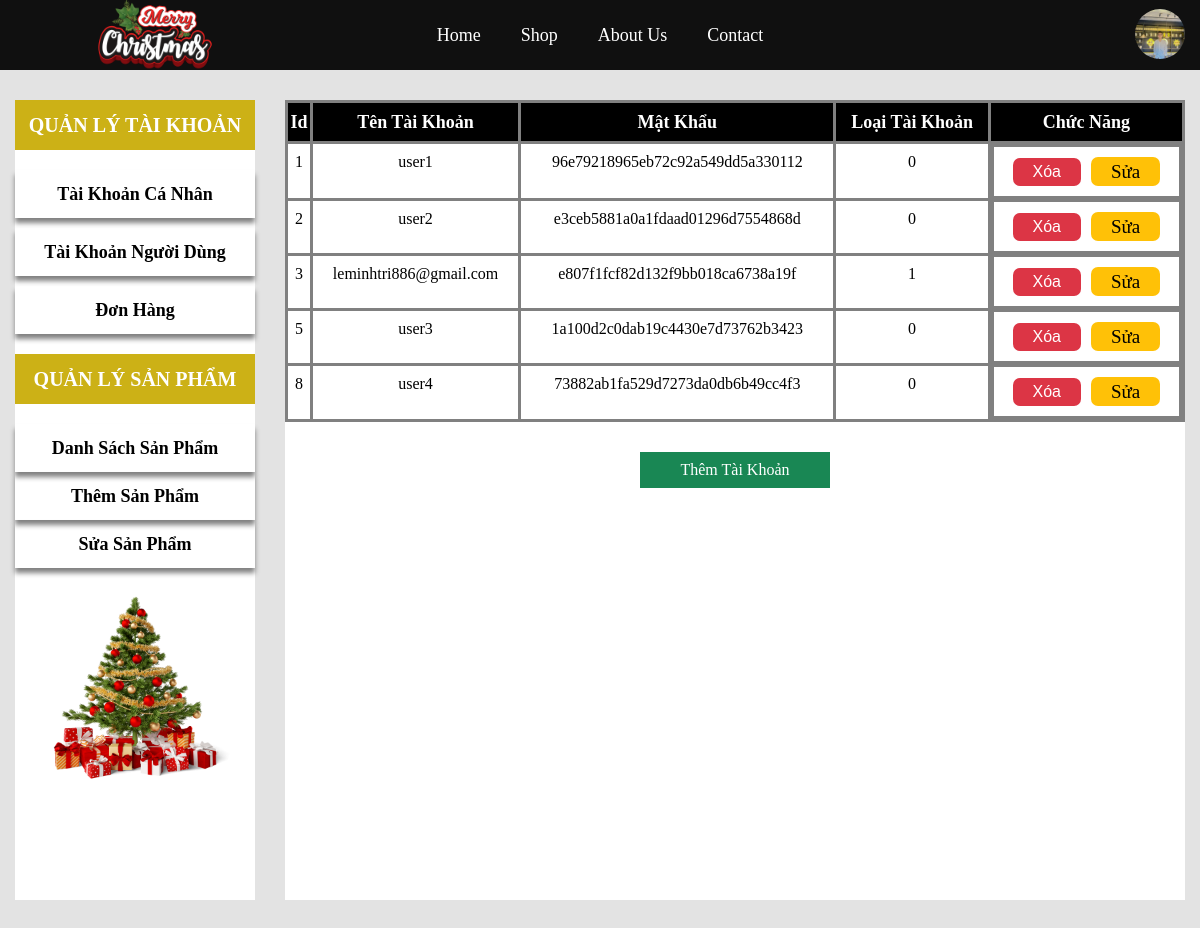
Screenshot of /admin.php?tag=2 (signed in) with the database file from the repository.
### tables this page shows
CREATE TABLE IF NOT EXISTS `infor_user` (
  `info_id` int(11) NOT NULL AUTO_INCREMENT,
  `info_name` varchar(255) DEFAULT NULL,
  `info_birthday` varchar(255) DEFAULT NULL,
  `info_phone` varchar(255) DEFAULT NULL,
  `info_email` varchar(255) DEFAULT NULL,
  `info_address` varchar(255) DEFAULT NULL,
  `info_image` varchar(255) NOT NULL DEFAULT 'user.png',
  PRIMARY KEY (`info_id`)
);

CREATE TABLE IF NOT EXISTS `user` (
  `id` int(11) NOT NULL AUTO_INCREMENT,
  `username` varchar(255) NOT NULL,
  `passwords` varchar(255) NOT NULL,
  `type_account` int(11) NOT NULL DEFAULT '0',
  PRIMARY KEY (`id`)
);

### app/models/Model.php (called while the page is built, shortened)
<?php
class Model
{
    public static $connection = NULL;
    public function __construct()
    {
        if (!self::$connection) {
            self::$connection = new mysqli(DB_HOST, DB_USER, DB_PASS, DB_NAME);
            self::$connection->set_charset('utf8mb4');
        }
        return self::$connection;
    }
    public function select($sql)
    {
        $sql->execute();
        $items = $sql->get_result()->fetch_all(MYSQLI_ASSOC);
        return $items;
    }
}

### cpn_user.php (called while the page is built, shortened)
<?php
$userModel = new UserModel();
?>

### app/models/UserModel.php (called while the page is built, shortened)
<?php
class UserModel extends Model
{
    public function getInforByUser($id)
    {
        $sql = parent::$connection->prepare('SELECT * FROM `infor_user` WHERE info_id =?');
        $sql->bind_param('i', $id);
        return parent::select($sql)[0];
    }
    public function getIdByUser($name)
    {
        $sql = parent::$connection->prepare("SELECT * FROM `user` WHERE `username`=?");
        $sql->bind_param('s', $name);
        return parent::select($sql)[0]['id'];
    }
    public function getallaccount()
    {
        $sql = parent::$connection->prepare("SELECT * FROM user ");
        return parent::select($sql);
    }
}

### admin.php (the view, shortened to what this page needs)
<?php
$userModel = new UserModel();
if (!isset($_COOKIE['user'])) {
    header("location:index.php");
} else {
    $ID = $userModel->getIdByUser($_COOKIE['user']);
}
if (isset($_GET['tag'])) {
    include("cpn_user.php");
} else {
    header("location: admin.php?tag=1");
}
if (isset($_COOKIE['user'])) {
    $id = $userModel->getIdByUser($_COOKIE['user']);
    $info_list = $userModel->getInforByUser($id);
}
?>
<!DOCTYPE html>
<html lang="en">
<head>
    <link rel="stylesheet" href="./public/css/reset.css">
    <link rel="stylesheet" href="https://cdnjs.cloudflare.com/ajax/libs/font-awesome/6.2.1/css/all.min.css"
 />
    <link rel="stylesheet" href="owlcarousel/assets/owl.carousel.min.css">
    <link rel="stylesheet" href="owlcarousel/assets/owl.theme.default.min.css">
    <link rel="stylesheet" href="https://unpkg.com/flickity@2/dist/flickity.min.css">
    <link rel="stylesheet" href="./public/css/style.css">
    <link rel="stylesheet" href="./public/css/detail.css">
    <link rel="stylesheet" href="./public/css/user.css">
    <link rel="stylesheet" href="./public/css/loading.css">
</head>
<body>
    <header class="header">
        <div class="container">
            <div class="header__content">
                <div class="header__content-logo">
                    <a href="./"><img src="./public/img/logomr.png" alt="" class="logoheader"
                            style="margin-left: 80px;width:120px;"></a>
                </div>
                <div class="header__content-menu">
                    <ul>
                        <li><a href="#">Home</a></li>
                        <li><a href="#">Shop</a></li>
                        <li><a href="#">About Us</a></li>
                        <li><a href="#">Contact</a></li>
                    </ul>
                </div>
                <div class="header__content-contact">
                    <div class="user">
                        <?php
                        if (!isset($_COOKIE['user'])) {
                        ?>
                        <a href="login.php" class="text" style="color:#fff;"><i class="fa-solid fa-user"></i>Login</a>
                        <?php
                        } else {
                        ?>
                        <a href="#" class="blockact"
                            style="text-transform: uppercase;font-weight:600;display:inline-block;margin-top:1px">
                            <div class="photo_avt" style="width:50px;height:50px;">
                                <img src="public/avata/<?php echo $info_list['info_image']; ?>" alt=""
                                    class="thumnail_user">
                            </div>
                        </a>
                        <?php
                        }
                        ?>
                    </div>
                </div>
            </div>
        </div>
    </header>
    <main class="main">
        <section class="admin">
            <div class="container">
                <div class="admin__content" style="padding:100px 0;">
                    <div class="admin__content-nav">
                        <span class="bigtags">Quản Lý Tài Khoản</span>
                        <a href="admin.php?tag=1" class="text">Tài Khoản Cá Nhân</a>
                        <a href="admin.php?tag=2" class="text">Tài Khoản Người Dùng</a>
                        <a href="admin.php?tag=3" class="text">Đơn Hàng</a>
                        <ul>
                            <span class="bigtag">Quản Lý Sản Phẩm</span>
                            <li><a href="admin.php?tag=4.0" class="minitag">Danh Sách Sản Phẩm</a></li>
                            <li><a href="admin.php?tag=4.1" class="minitag">Thêm Sản Phẩm</a></li>
                            <li><a href="admin.php?tag=4.2" class="minitag">Sửa Sản Phẩm</a></li>
                        </ul>
                        <div class="phto" style="text-align: center;">
                            <img src="public/img/tree.png" alt="" width="200px"
                                style="display: inline-block; margin: 20px 0;">
                        </div>
                    </div>
                    <div class="admin__content-display">
                        <?php
                        if ($_GET['tag'] == 2) {
                        ?>
                        <div class="box">
                            <table>
                                <tr>
                                    <th>Id</th>
                                    <th>Tên Tài Khoản</th>
                                    <th>Mật Khẩu</th>
                                    <th>Loại Tài Khoản</th>
                                    <th>Chức Năng</th>
                                </tr>
                                <?php
                            foreach ($userModel->getallaccount() as $account) {
                                ?>
                                <tr>
                                    <td>
                                        <?php echo $account['id'] ?>
                                    </td>
                                    <td>
                                        <?php echo $account['username'] ?>
                                    </td>
                                    <td>
                                        <?php echo $account['passwords'] ?>
                                    </td>
                                    <td>
                                        <?php echo $account['type_account'] ?>
                                    </td>
                                    <td style="display: flex; align-items: center;justify-content: center">
                                        <form action="admin.php?tag=2" method="post">
                                            <button type="submit"
                                                style="border: none;background:#dc3545; padding: 5px 20px; color: #fff; font-size:16px;border-radius:7px;cursor:pointer;"
                                                onclick="return confirm('Bạn Có Muốn Xóa Không')">Xóa</button>
                                        </form>
                                        <a href="admin.php?tag=2&id=<?php echo $account['id'] ?>"
                                            style="display: inline-block;padding:5px 20px;background:#ffc107;margin-left:10px;font-size:19px;border-radius:7px;">Sửa</a>
                                    </td>
                                </tr>
                                <?php
                            }
                                ?>
                            </table>
                            <a href="admin.php?tag=2&add=add" style="padding: 10px 40px;color:#fff; background: #198754;display:block;
                            margin:30px auto;width:max-content;">Thêm Tài Khoản</a>
                        </div>
                        <?php
                        }
                        ?>
                    </div>
                </div>
            </div>
        </section>
    </main>
</body>

### public/css/style.css (style rules this page uses)
a { text-decoration: none; color: #000; }
.container { max-width: 1200px; margin: 0 auto; padding: 0 15px; }
body { background: #cecece91; }
.header { position: fixed; height: auto; width: 100%; z-index: 10; background: #101010; }
.header__content { position: relative; display: flex; justify-content: space-between; align-items: center; height: 70px; }
.header__content-menu { position: absolute; top: 50%; left: 50%; transform: translate(-50%, -50%); }
.header__content-menu ul { display: flex; }
.header__content-menu ul li a { padding: 5px 20px; font-size: 18px; position: relative; transition: all 0.5s; color: #fff; }
.header__content-contact { display: flex; position: absolute; align-items: center; top: 50%; transform: translateY(-50%); right: 0; color: #fff; }
.logoheader { animation: mery 0.5s infinite linear alternate; }
.admin__content { display: grid; grid-template-columns: 0.8fr 3fr; gap: 30px; }
.admin__content-nav { background: #fff; }
.admin__content-nav .text { display: block; font-size: 18px; font-weight: 600; padding: 15px 0; text-align: center; box-shadow: 0px 5px 5px gray; margin-bottom: 10px; }
.admin__content-nav ul .bigtag, .bigtags { display: block; font-size: 20px; font-weight: bold; text-align: center; padding: 15px 0; background: rgb(204, 177, 22); margin: 20px 0; text-transform: uppercase; color: #fff; }
.bigtags { margin-top: 0; }
.admin__content-nav ul .minitag { display: block; font-size: 18px; font-weight: bold; text-align: center; padding: 15px 0; box-shadow: 0px 5px 5px gray; }
.admin__content-display { background: #fff; overflow: scroll; height: 800px; overflow-x: hidden; }

### public/css/user.css (style rules this page uses)
.photo_avt { position: relative; width: 200px; height: 200px; overflow: hidden; border-radius: 50%; }
.photo_avt .thumnail_user { position: absolute; top: 50%; left: 50%; min-width: 100%; min-height: 100%; max-width: 100%; transform: translate(-50%, -50%); object-fit: cover; }

### admin.php (style rules this page uses)
table, th, td { border: 3px solid gray; padding: 10px 0; text-align: center; }
td { vertical-align: top; }
table { width: 100%; background: #fff; vertical-align: top; height: auto; }
th { font-weight: 600; color: #fff; font-size: 18px; background: #000; }

### rows the page displays
infor_user: info_image (picture)
user: id "1", username "user1", passwords "96e79218965eb72c92a549dd5a330112", type_account "0"
user: id "2", username "user2", passwords "e3ceb5881a0a1fdaad01296d7554868d", type_account "0"
user: id "3", username "leminhtri886@gmail.com", passwords "e807f1fcf82d132f9bb018ca6738a19f", type_account "1"
user: id "5", username "user3", passwords "1a100d2c0dab19c4430e7d73762b3423", type_account "0"
user: id "8", username "user4", passwords "73882ab1fa529d7273da0db6b49cc4f3", type_account "0"
